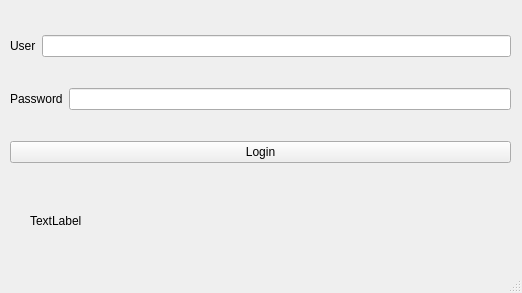
<?xml version="1.0" encoding="UTF-8"?>
<ui version="4.0">
 <class>Login</class>
 <widget class="QMainWindow" name="Login">
  <property name="geometry">
   <rect>
    <x>0</x>
    <y>0</y>
    <width>522</width>
    <height>293</height>
   </rect>
  </property>
  <property name="windowTitle">
   <string>Login</string>
  </property>
  <widget class="QWidget" name="centralwidget">
   <widget class="QLabel" name="label">
    <property name="geometry">
     <rect>
      <x>30</x>
      <y>200</y>
      <width>341</width>
      <height>41</height>
     </rect>
    </property>
    <property name="text">
     <string>TextLabel</string>
    </property>
   </widget>
   <widget class="QWidget" name="">
    <property name="geometry">
     <rect>
      <x>10</x>
      <y>10</y>
      <width>501</width>
      <height>181</height>
     </rect>
    </property>
    <layout class="QVBoxLayout" name="verticalLayout">
     <item>
      <layout class="QHBoxLayout" name="horizontalLayout">
       <item>
        <widget class="QLabel" name="label_2">
         <property name="text">
          <string>User</string>
         </property>
        </widget>
       </item>
       <item>
        <widget class="QLineEdit" name="txtUsername"/>
       </item>
      </layout>
     </item>
     <item>
      <layout class="QHBoxLayout" name="horizontalLayout_2">
       <item>
        <widget class="QLabel" name="label_3">
         <property name="text">
          <string>Password</string>
         </property>
        </widget>
       </item>
       <item>
        <widget class="QLineEdit" name="txtPassword">
         <property name="echoMode">
          <enum>QLineEdit::Password</enum>
         </property>
        </widget>
       </item>
      </layout>
     </item>
     <item>
      <widget class="QPushButton" name="btnLogin">
       <property name="text">
        <string>Login</string>
       </property>
      </widget>
     </item>
    </layout>
   </widget>
  </widget>
  <widget class="QMenuBar" name="menubar">
   <property name="geometry">
    <rect>
     <x>0</x>
     <y>0</y>
     <width>522</width>
     <height>22</height>
    </rect>
   </property>
  </widget>
  <widget class="QStatusBar" name="statusbar"/>
 </widget>
 <resources/>
 <connections/>
</ui>
